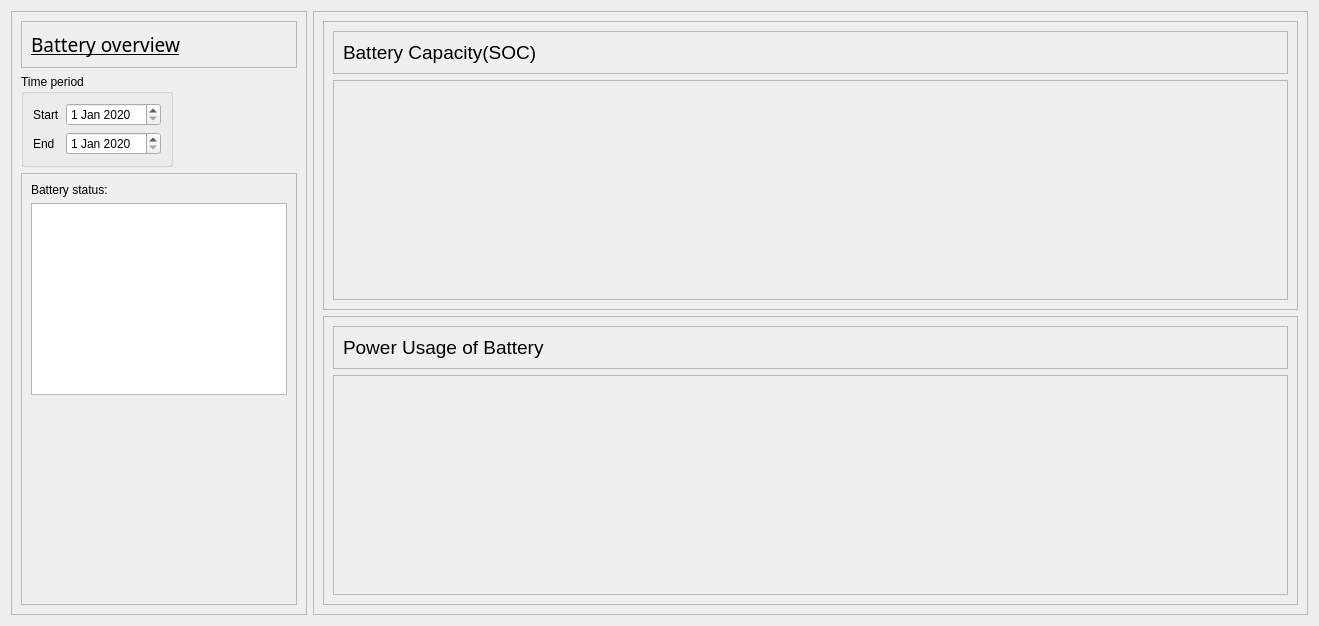
         <widget class="QWidget" name="BatteryQWidget">
          <layout class="QHBoxLayout" name="horizontalLayout_8">
           <item alignment="Qt::AlignTop">
            <widget class="QFrame" name="frame_20">
             <property name="sizePolicy">
              <sizepolicy hsizetype="Maximum" vsizetype="Maximum">
               <horstretch>0</horstretch>
               <verstretch>0</verstretch>
              </sizepolicy>
             </property>
             <property name="minimumSize">
              <size>
               <width>100</width>
               <height>50</height>
              </size>
             </property>
             <property name="maximumSize">
              <size>
               <width>300</width>
               <height>16777215</height>
              </size>
             </property>
             <property name="frameShape">
              <enum>QFrame::StyledPanel</enum>
             </property>
             <property name="frameShadow">
              <enum>QFrame::Raised</enum>
             </property>
             <layout class="QVBoxLayout" name="verticalLayout_25">
              <item alignment="Qt::AlignTop">
               <widget class="QFrame" name="frame_33">
                <property name="frameShape">
                 <enum>QFrame::StyledPanel</enum>
                </property>
                <property name="frameShadow">
                 <enum>QFrame::Raised</enum>
                </property>
                <layout class="QHBoxLayout" name="horizontalLayout_10">
                 <item alignment="Qt::AlignTop">
                  <widget class="QLabel" name="label_12">
                   <property name="font">
                    <font>
                     <family>Bahnschrift SemiBold</family>
                     <pointsize>14</pointsize>
                     <underline>true</underline>
                    </font>
                   </property>
                   <property name="text">
                    <string>Battery overview</string>
                   </property>
                  </widget>
                 </item>
                </layout>
               </widget>
              </item>
              <item alignment="Qt::AlignLeft|Qt::AlignTop">
               <widget class="QGroupBox" name="groupBox_4">
                <property name="title">
                 <string>Time period</string>
                </property>
                <layout class="QFormLayout" name="formLayout_4">
                 <item row="0" column="0">
                  <widget class="QLabel" name="label_20">
                   <property name="text">
                    <string>Start</string>
                   </property>
                  </widget>
                 </item>
                 <item row="0" column="1">
                  <widget class="QDateEdit" name="startDateBattery">
                   <property name="minimumDate">
                    <date>
                     <year>2020</year>
                     <month>1</month>
                     <day>1</day>
                    </date>
                   </property>
                  </widget>
                 </item>
                 <item row="1" column="0">
                  <widget class="QLabel" name="label_21">
                   <property name="text">
                    <string>End</string>
                   </property>
                  </widget>
                 </item>
                 <item row="1" column="1">
                  <widget class="QDateEdit" name="endDateBattery">
                   <property name="minimumDate">
                    <date>
                     <year>2020</year>
                     <month>1</month>
                     <day>1</day>
                    </date>
                   </property>
                  </widget>
                 </item>
                </layout>
               </widget>
              </item>
              <item>
               <widget class="QFrame" name="frame_39">
                <property name="frameShape">
                 <enum>QFrame::StyledPanel</enum>
                </property>
                <property name="frameShadow">
                 <enum>QFrame::Raised</enum>
                </property>
                <layout class="QVBoxLayout" name="verticalLayout_27">
                 <item alignment="Qt::AlignLeft|Qt::AlignTop">
                  <widget class="QLabel" name="label_26">
                   <property name="text">
                    <string>Battery status:</string>
                   </property>
                  </widget>
                 </item>
                 <item alignment="Qt::AlignTop">
                  <widget class="QTableWidget" name="batStatusTable">
                   <property name="enabled">
                    <bool>true</bool>
                   </property>
                   <property name="sizePolicy">
                    <sizepolicy hsizetype="Maximum" vsizetype="Maximum">
                     <horstretch>0</horstretch>
                     <verstretch>0</verstretch>
                    </sizepolicy>
                   </property>
                   <property name="minimumSize">
                    <size>
                     <width>0</width>
                     <height>0</height>
                    </size>
                   </property>
                   <property name="maximumSize">
                    <size>
                     <width>16777215</width>
                     <height>215</height>
                    </size>
                   </property>
                  </widget>
                 </item>
                 <item>
                  <spacer name="verticalSpacer_5">
                   <property name="orientation">
                    <enum>Qt::Vertical</enum>
                   </property>
                   <property name="sizeType">
                    <enum>QSizePolicy::Fixed</enum>
                   </property>
                   <property name="sizeHint" stdset="0">
                    <size>
                     <width>20</width>
                     <height>200</height>
                    </size>
                   </property>
                  </spacer>
                 </item>
                </layout>
               </widget>
              </item>
             </layout>
            </widget>
           </item>
           <item>
            <widget class="QFrame" name="frame_27">
             <property name="frameShape">
              <enum>QFrame::StyledPanel</enum>
             </property>
             <property name="frameShadow">
              <enum>QFrame::Raised</enum>
             </property>
             <layout class="QVBoxLayout" name="verticalLayout_19">
              <item>
               <widget class="QFrame" name="frame_28">
                <property name="frameShape">
                 <enum>QFrame::StyledPanel</enum>
                </property>
                <property name="frameShadow">
                 <enum>QFrame::Raised</enum>
                </property>
                <layout class="QVBoxLayout" name="verticalLayout_20">
                 <item>
                  <widget class="QFrame" name="frame_29">
                   <property name="sizePolicy">
                    <sizepolicy hsizetype="Preferred" vsizetype="Maximum">
                     <horstretch>0</horstretch>
                     <verstretch>0</verstretch>
                    </sizepolicy>
                   </property>
                   <property name="frameShape">
                    <enum>QFrame::StyledPanel</enum>
                   </property>
                   <property name="frameShadow">
                    <enum>QFrame::Raised</enum>
                   </property>
                   <layout class="QHBoxLayout" name="horizontalLayout_13">
                    <item alignment="Qt::AlignTop">
                     <widget class="QLabel" name="label_17">
                      <property name="font">
                       <font>
                        <family>Arial</family>
                        <pointsize>14</pointsize>
                       </font>
                      </property>
                      <property name="text">
                       <string>Battery Capacity(SOC)</string>
                      </property>
                     </widget>
                    </item>
                    <item>
                     <spacer name="horizontalSpacer_8">
                      <property name="orientation">
                       <enum>Qt::Horizontal</enum>
                      </property>
                      <property name="sizeHint" stdset="0">
                       <size>
                        <width>741</width>
                        <height>20</height>
                       </size>
                      </property>
                     </spacer>
                    </item>
                   </layout>
                  </widget>
                 </item>
                 <item>
                  <widget class="QFrame" name="socBat_Frame">
                   <property name="sizePolicy">
                    <sizepolicy hsizetype="Preferred" vsizetype="Expanding">
                     <horstretch>0</horstretch>
                     <verstretch>0</verstretch>
                    </sizepolicy>
                   </property>
                   <property name="frameShape">
                    <enum>QFrame::StyledPanel</enum>
                   </property>
                   <property name="frameShadow">
                    <enum>QFrame::Raised</enum>
                   </property>
                  </widget>
                 </item>
                </layout>
               </widget>
              </item>
              <item>
               <widget class="QFrame" name="frame_30">
                <property name="frameShape">
                 <enum>QFrame::StyledPanel</enum>
                </property>
                <property name="frameShadow">
                 <enum>QFrame::Raised</enum>
                </property>
                <layout class="QVBoxLayout" name="verticalLayout_21">
                 <item>
                  <widget class="QFrame" name="frame_31">
                   <property name="sizePolicy">
                    <sizepolicy hsizetype="Preferred" vsizetype="Maximum">
                     <horstretch>0</horstretch>
                     <verstretch>0</verstretch>
                    </sizepolicy>
                   </property>
                   <property name="frameShape">
                    <enum>QFrame::StyledPanel</enum>
                   </property>
                   <property name="frameShadow">
                    <enum>QFrame::Raised</enum>
                   </property>
                   <layout class="QHBoxLayout" name="horizontalLayout_14">
                    <item alignment="Qt::AlignTop">
                     <widget class="QLabel" name="label_18">
                      <property name="font">
                       <font>
                        <family>Arial</family>
                        <pointsize>14</pointsize>
                       </font>
                      </property>
                      <property name="text">
                       <string>Power Usage of Battery</string>
                      </property>
                     </widget>
                    </item>
                    <item>
                     <spacer name="horizontalSpacer_9">
                      <property name="orientation">
                       <enum>Qt::Horizontal</enum>
                      </property>
                      <property name="sizeHint" stdset="0">
                       <size>
                        <width>150</width>
                        <height>20</height>
                       </size>
                      </property>
                     </spacer>
                    </item>
                   </layout>
                  </widget>
                 </item>
                 <item>
                  <widget class="QFrame" name="powerBat_Frame">
                   <property name="sizePolicy">
                    <sizepolicy hsizetype="Preferred" vsizetype="Expanding">
                     <horstretch>0</horstretch>
                     <verstretch>0</verstretch>
                    </sizepolicy>
                   </property>
                   <property name="frameShape">
                    <enum>QFrame::StyledPanel</enum>
                   </property>
                   <property name="frameShadow">
                    <enum>QFrame::Raised</enum>
                   </property>
                  </widget>
                 </item>
                </layout>
               </widget>
              </item>
             </layout>
            </widget>
           </item>
          </layout>
         </widget>
